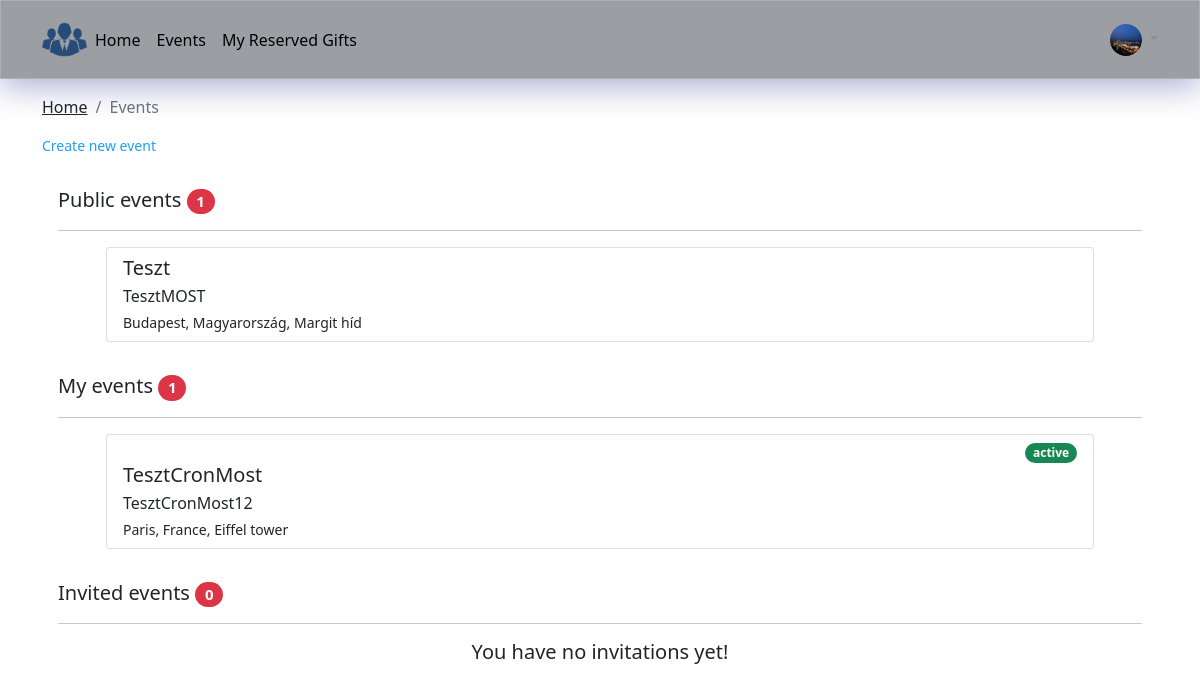
The app's page /events.php (signed in) with its own data.
### tables this page shows
CREATE TABLE `users` (
  `user_id` int NOT NULL,
  `username` varchar(32) NOT NULL,
  `firstname` varchar(32) NOT NULL,
  `lastname` varchar(32) NOT NULL,
  `image` varchar(128) NOT NULL DEFAULT 'default-profile-picture.jpg',
  `email` varchar(32) NOT NULL,
  `password` varchar(255) NOT NULL,
  `token` varchar(64) NOT NULL,
  `level` enum('admin','guest','invited','user') NOT NULL DEFAULT 'user',
  `active` tinyint NOT NULL,
  `registration_expires` datetime DEFAULT NULL,
  `registered_at` datetime DEFAULT CURRENT_TIMESTAMP
);

CREATE TABLE `events` (
  `event_id` int NOT NULL,
  `user_id` int NOT NULL,
  `event_type` varchar(64) NOT NULL,
  `event_status` enum('public','private') NOT NULL,
  `event_name` varchar(64) NOT NULL,
  `event_location` varchar(64) NOT NULL,
  `event_street` varchar(64) NOT NULL,
  `event_active` enum('active','inactive') NOT NULL DEFAULT 'inactive',
  `reminder_sent` enum('true','false') NOT NULL DEFAULT 'false',
  `event_start` datetime DEFAULT NULL,
  `event_close` datetime DEFAULT NULL,
  `date_time` datetime NOT NULL DEFAULT CURRENT_TIMESTAMP
);

### assets/config/config.php (called while the page is built, shortened)
<?php
$titles = [
    'events.php' => 'Events',
    'index.php' => 'Main Page',
    'admin-panel.php' => 'Admin Panel',
    'edit-profile.php' => 'Edit Profile',
    'login.php' => 'Login',
    'manage-events.php' => 'Manage Events',
    'manage-gifts.php' => 'Manage Gifts',
    'manage-users.php' => 'Manage Users',
    'register.php' => 'Register',
    'create-events.php' => 'Create Event',
    'forgot-password.php' => 'Reset Password',
    'setting-new-password.php' => 'Setting Up New Password',
    'selected-event.php' => 'More Info About Selected Event',
    'modify-selected-event.php' => 'Modify Event',
    'invite-friends-to-event.php' => 'Inviting Friend',
    'selected-invited-event.php' => 'More Info About Invited Event',
    'change-my-status.php' => 'Changing My Status',
    'invited-people.php' => 'Invited People',
    'wishlist.php' => 'Wishlist',
    'my-reserved-gifts.php' => 'My Reserved Gifts'
];
?>

### assets/config/functions.php (called while the page is built, shortened)
<?php
require_once("config.php");
function getCurrentPage(): string
{
    return substr($_SERVER["SCRIPT_NAME"], strrpos($_SERVER["SCRIPT_NAME"], "/") + 1);
}
function isAuthenticated() {
    return isset($_SESSION['username']) && isset($_SESSION['id_user']);
}

### assets/contents/events-content.php (the view, shortened to what this page needs)
<?php
require_once('assets/config/config.php');
require_once('assets/config/functions.php');
global $dsn, $pdoOptions;
$pdo = connectDatabase($dsn, $pdoOptions);
$selectMyEventsSql = "SELECT * FROM events WHERE user_id = :id ORDER BY date_time DESC";
$query = $pdo->prepare($selectMyEventsSql);
$query->bindParam(':id', $_SESSION["id_user"], PDO::PARAM_INT);
$query->execute();
$MyEventsResult = $query->fetchAll(PDO::FETCH_ASSOC);
$status = "joined";
$selectInvitationsSql = "SELECT DISTINCT * FROM invitations, events WHERE invitations.invited_user_email = :email AND invitations.event_id = events.event_id AND invitations.status != :status";
$selectInvitationsQuery = $pdo->prepare($selectInvitationsSql);
$selectInvitationsQuery->bindParam(':email', $_SESSION["user_email"], PDO::PARAM_STR);
$selectInvitationsQuery->bindParam(':status', $status, PDO::PARAM_STR);
$selectInvitationsQuery->execute();
$InvitationsResult = $selectInvitationsQuery->fetchAll(PDO::FETCH_ASSOC);
$statusOfEvent = "public";
$activeEvent = "active";
$selectPublicEventsSql = "SELECT * FROM events WHERE event_status = :event_status AND user_id != :id AND event_active = :active";
$selectPublicEventQuery = $pdo->prepare($selectPublicEventsSql);
$selectPublicEventQuery->bindParam(':event_status', $statusOfEvent, PDO::PARAM_STR);
$selectPublicEventQuery->bindParam(':id', $_SESSION["id_user"], PDO::PARAM_INT);
$selectPublicEventQuery->bindParam(':active', $activeEvent, PDO::PARAM_STR);
$selectPublicEventQuery->execute();
$publicEventResults = $selectPublicEventQuery->fetchAll(PDO::FETCH_ASSOC);
?>
<div class="container ">
    <nav aria-label="breadcrumb">
        <ol class="breadcrumb">
            <li class="breadcrumb-item"><a href="index.php" class="link-dark">Home</a></li>
            <li class=" breadcrumb-item active" aria-current="page"><?php echo $titles[$page] ?></li>
        </ol>
    </nav>
    <?php if(isAuthenticated()) { ?>
    <a href="create-events.php" class="small font-italic createTexts">Create new event</a>
    <?php } ?>
    <div class="px-3 pt-3 my-3 text-start">
        <h5 class="display-9">Public events <span
                class="badge bg-danger rounded-pill"><?php echo $selectPublicEventQuery->rowCount() ?></span></h5>
        <hr class="hr">
        <?php
        if ($selectPublicEventQuery->rowCount() > 0){
            foreach($publicEventResults as $publicEventResult){
               if($publicEventResult["user_id"] != $_SESSION["id_user"]){
        ?>
        <div class="list-group my-3 px-5">
            <a href="selected-event.php?id=<?= $publicEventResult["event_id"] ?>"
                class="list-group-item list-group-item-action" aria-current="true">
                <div class="d-flex w-100 justify-content-between">
                    <h5 class="mb-1"><?= $publicEventResult["event_name"] ?></h5>
                </div>
                <p class="mb-1"><?= $publicEventResult["event_type"] ?></p>
                <small><?= $publicEventResult["event_location"] ?>, <?= $publicEventResult["event_street"] ?></small>
            </a>
        </div>
        <?php
                }
            }
        }
    ?>
    </div>
    <?php if(isAuthenticated()) { ?>
    <div class="px-3 pt-3 my-3 text-start">
        <h5 class="display-9">My events <span
                class="badge bg-danger rounded-pill"><?php echo $query->rowCount() ?></span></h5>
        <hr class="hr">
        <?php
            if ($query->rowCount() > 0){
                foreach($MyEventsResult as $result){
                    if($result["event_active"] == "active") {
        ?>
        <div class="list-group my-3 px-5">
            <a href="selected-event.php?id=<?= $result["event_id"] ?>" class="list-group-item list-group-item-action" aria-current="true">
                <div class="d-flex w-100 flex-row-reverse">
                    <span class="badge rounded-pill bg-success"><?= $result["event_active"] ?></span>
                </div>
                <div class="d-flex w-100 justify-content-between">
                    <h5 class="mb-1"><?= $result["event_name"] ?></h5>
                </div>
                <p class="mb-1"><?= $result["event_type"] ?></p>
                <small><?= $result["event_location"] ?>, <?= $result["event_street"] ?></small>
            </a>
        </div>
        <?php
                    }
                }
            }
    ?>
    </div>
    <div class="px-3 pt-3 my-3 text-start">
        <h5 class="display-9">Invited events <span class="badge bg-danger rounded-pill"><?php echo $selectInvitationsQuery->rowCount() ?></span></h5>
        <hr class="hr">
        <?php
            if ($selectInvitationsQuery->rowCount() > 0){
                foreach($InvitationsResult as $invitationResult){
        ?>
        <div class="list-group my-3 px-5">
            <a href="selected-invited-event.php?id=<?= $invitationResult["event_id"] ?>" class="list-group-item list-group-item-action" aria-current="true">
                <div class="d-flex w-100 flex-row-reverse">
                    <span class="badge rounded-pill bg-dark"><?= $invitationResult["status"] ?></span>
                </div>
                <div class="d-flex w-100 justify-content-between">
                    <h5 class="mb-1"><?= $invitationResult["event_name"] ?></h5>
                </div>
                <p class="mb-1"><?= $invitationResult["event_type"] ?></p>
                <small><?= $invitationResult["event_location"] ?>, <?= $invitationResult["event_street"] ?></small>
            </a>
        </div>
        <?php
            }
        }
        else { ?>
        <div class="list-group my-3 px-5">
            <div class="d-flex w-100 justify-content-center">
                <h5 class="mb-1 text-center">You have no invitations yet!</h5>
            </div>
        </div>
        <?php
        }
    }
    ?>
    </div>
</div>

### assets/php/user-navbar.php (shortened to what this page needs)
<?php
require_once("assets/config/config.php");
global $dsn, $pdoOptions;
$pdo = connectDatabase($dsn, $pdoOptions);
$sql = "SELECT * FROM users WHERE user_id = :id";
$query = $pdo->prepare($sql);
$query->bindParam(':id', $_SESSION["id_user"], PDO::PARAM_INT);
$query->execute();
if ($query->rowCount() == 1) {
    $result = $query->fetch();
}
?>
<header class="site-header p-3 mb-3 sticky-top">
    <div class="container">
        <div class="d-flex flex-wrap align-items-center justify-content-center justify-content-lg-start">
            <a href="index.php" class="d-flex align-items-center mb-2 mb-lg-0 text-decoration-none">
            <img src="assets/images/logo.png" width="45px" height="45px">
            </a>
            <ul class="nav col-12 col-lg-auto me-lg-auto mb-2 justify-content-center mb-md-0">
                <li><a href="index.php" class="nav-link px-2 link-secondary">Home</a></li>
                <li><a href="events.php" class="nav-link px-2 link-dark">Events</a></li>
                <li><a href="my-reserved-gifts.php" class="nav-link px-2 link-dark">My Reserved Gifts</a></li>
            </ul>
            <div class="dropdown text-end">
                <a href="#" class="d-block link-dark text-decoration-none dropdown-toggle" id="dropdownUser1" data-bs-toggle="dropdown" aria-expanded="false">
                    <img src="assets/images/profile-pictures/<?= $result["image"] ?>" alt="profilePicture" width="32" height="32" class="rounded-circle">
                </a>
            </div>
        </div>
    </div>
</header>

### assets/css/styles.css (style rules this page uses)
.site-header { background-color: rgba(0, 0, 0, .85); -webkit-backdrop-filter: saturate(180%) blur(20px); backdrop-filter: saturate(180%) blur(20px); }
.site-header a { color: #8e8e8e; transition: color .15s ease-in-out; }
.site-header { background: rgba(102, 108, 116, 0.65); box-shadow: 0 8px 32px 0 rgba( 31, 38, 135, 0.37 ); backdrop-filter: blur( 9px ); -webkit-backdrop-filter: blur( 9px ); border: 1px solid rgba( 255, 255, 255, 0.18 ); }
.rounded-circle { border-radius: 50% !important; }
.nav .nav-link { color: #000; }
.createTexts { color: #1DA1F2; text-decoration: none; }

### records on screen
users: image (picture)
events: event_name "Teszt", event_type "TesztMOST", event_location "Budapest, Magyarország", event_street "Margit híd"
events: event_active "active", event_name "TesztCronMost", event_type "TesztCronMost12", event_location "Paris, France", event_street "Eiffel tower"

### other values on screen
$titles[$page] "Events"
$selectPublicEventQuery->rowCount() "1"
$query->rowCount() "1"
$selectInvitationsQuery->rowCount() "0"
